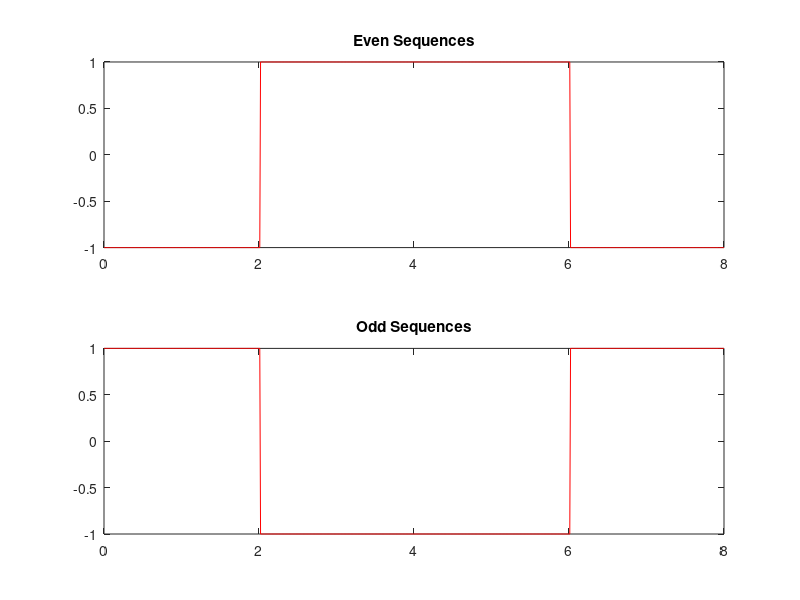
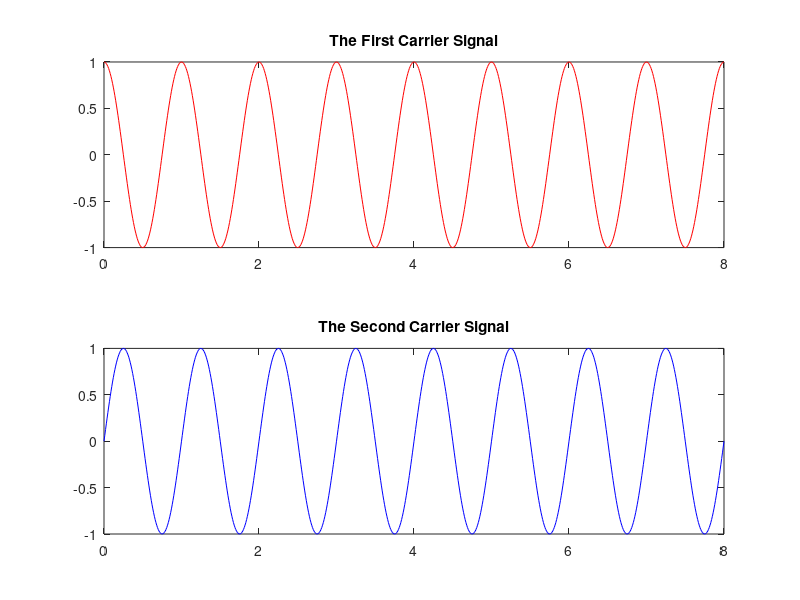
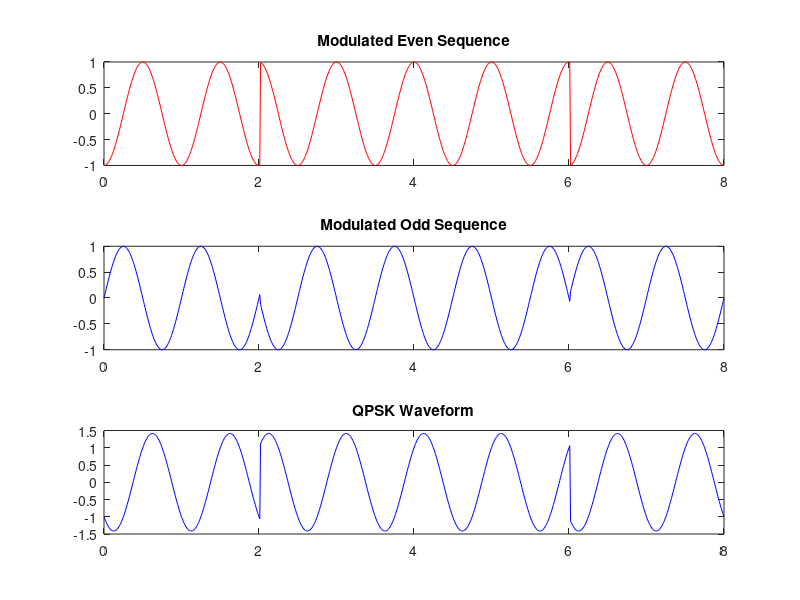

MATLAB code for these plots, in order:
%QPSK waveform generation
clc;
clear ;
close all;
x=[0 1 1 0 1 0 0 1];%input bits
%x=randi([0,1],1,10)

%Bits to polar
for i=1:length(x)
    if x(i)==0
        p(i)=-1;
    else
        p(i)=1;
    end
end

%separation of even and odd sequence
even_seq = p(1:2:length(x));
odd_seq = p(2:2:length(x));


t = 0:0.01:length(x);
%Unipolar-NRZ polar line coder signal generation
i = 1;
m= 2:2:length(x);
for j=1:length(t)
    if t(j)<=m(i)
        even_ps(j)=even_seq(i);
    else
        even_ps(j)=even_seq(i);
        i=i+1;
    end
end

i=1;
m=2:2:length(x);
for j=1:length(t)
    if t(j)<=m(i)
        odd_ps(j)=odd_seq(i);
    else
        odd_ps(j)=odd_seq(i);
        i=i+1;
    end
end

%Showing the first figure
figure(1)
subplot(2,1,1);
plot(t,even_ps,'r');
title('Even Sequences');
subplot(212);
plot(t,odd_ps,'r');
title('Odd Sequences');

%carrier signals generation
c1=cos(2*pi*1*t);
c2=sin(2*pi*1*t);


%Showing the Second figure
figure(2)
subplot(2,1,1);
plot(t,c1,'r');
title('The First Carrier Signal');
subplot(2,1,2)
plot(t,c2,'b');
title('The Second Carrier Signal');


%QPSK waveform generation
r1=even_ps.*c1;
r2=odd_ps.*c2;
qpsk_sig=r1-r2;


%Showing the Second figure
figure(3)
subplot(3,1,1)
plot(t,r1,'r');
title('Modulated Even Sequence');
subplot(3,1,2)
plot(t,r2,'b');
title('Modulated Odd Sequence');
subplot(3,1,3);
plot(t,qpsk_sig,'b');
title('QPSK Waveform');